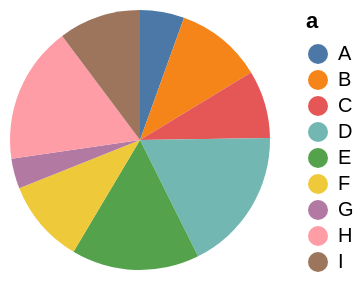

Here is the Vega-Lite specification saved for this chart:
### Vega specification from a JSON file in a GitHub repository (floating-point values rounded to 4 significant figures)
{"$schema": "https://vega.github.io/schema/vega/v6.json", "background": "white", "padding": 5, "width": 130, "height": 130, "style": "view", "data": [{"name": "source_0", "values": [{"a": "A", "b": 28, "c": 5, "g": "x"}, {"a": "B", "b": 55, "c": 9, "g": "y"}, {"a": "C", "b": 43, "c": 2, "g": "x"}, {"a": "D", "b": 91, "c": 7, "g": "y"}, {"a": "E", "b": 81, "c": 4, "g": "x"}, {"a": "F", "b": 53, "c": 6, "g": "y"}, {"a": "G", "b": 19, "c": 8, "g": "x"}, {"a": "H", "b": 87, "c": 1, "g": "y"}, {"a": "I", "b": 52, "c": 3, "g": "x"}]}, {"name": "data_0", "source": "source_0", "transform": [{"type": "stack", "groupby": [], "field": "b", "sort": {"field": ["a"], "order": ["ascending"]}, "as": ["b_start", "b_end"], "offset": "zero"}, {"type": "filter", "expr": "isValid(datum[\"b\"]) && isFinite(+datum[\"b\"])"}]}], "marks": [{"name": "marks", "type": "arc", "style": ["arc"], "from": {"data": "data_0"}, "encode": {"update": {"fill": {"scale": "color", "field": "a"}, "description": {"signal": "\"b: \" + (format(datum[\"b\"], \"\")) + \"; a: \" + (isValid(datum[\"a\"]) ? isArray(datum[\"a\"]) ? join(datum[\"a\"], ' ') : datum[\"a\"] : \"\"+datum[\"a\"])"}, "x": {"signal": "width", "mult": 0.5}, "y": {"signal": "height", "mult": 0.5}, "outerRadius": {"signal": "min(width,height)/2"}, "innerRadius": {"value": 0}, "startAngle": {"scale": "theta", "field": "b_end"}, "endAngle": {"scale": "theta", "field": "b_start"}}}}], "scales": [{"name": "theta", "type": "linear", "domain": {"data": "data_0", "fields": ["b_start", "b_end"]}, "range": [0, 6.283], "zero": true}, {"name": "color", "type": "ordinal", "domain": {"data": "data_0", "field": "a", "sort": true}, "range": "category"}], "legends": [{"fill": "color", "symbolType": "circle", "title": "a"}]}
